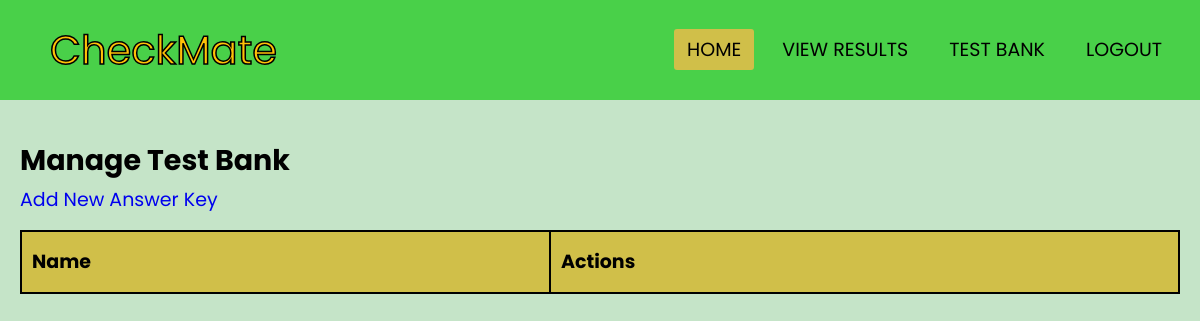
/manage_test_bank (signed in), run on an earlier commit of the app's database.
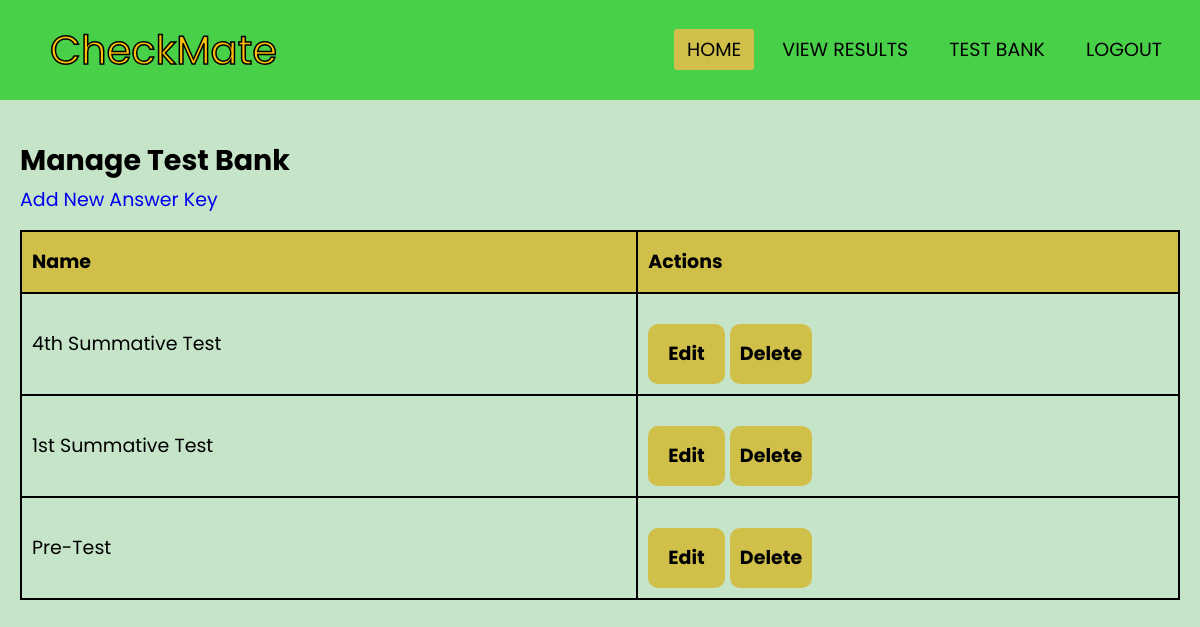
And on a later commit of the database.
### app.py (models this page shows)
class AnswerKey(db.Model):
    id = db.Column(db.Integer, primary_key=True)
    name = db.Column(db.String(100), nullable=False)  # Add name field
    file_path = db.Column(db.String(200), nullable=False)
    answers = db.Column(db.PickleType, nullable=False)

### app.py (the view)
@app.route('/manage_test_bank')
@login_required
def manage_test_bank():
    answer_keys = AnswerKey.query.all()
    return render_template('manage_test_bank.html', answer_keys=answer_keys)

### app.py (called while the page is built)
@login_manager.user_loader
def load_user(user_id):
    return User.query.get(int(user_id))

### templates/manage_test_bank.html (shortened to what this page needs)
{% extends 'home-base.html' %}
{% block content %}
<h2>Manage Test Bank</h2>
<a href="{{ url_for('createKey') }}">Add New Answer Key</a>
<table>
    <thead>
        <tr>
            <th>Name</th>
            <th>Actions</th>
        </tr>
    </thead>
    <tbody>
        {% for key in answer_keys %}
        <tr>
            <td>{{ key.name }}</td>
            <td>
                <a class="btn-group" href="{{ url_for('edit_answer_key', key_id=key.id) }}">Edit</a>
                <form action="{{ url_for('delete_answer_key', key_id=key.id) }}" method="POST" style="display:inline;">
                    <button type="submit" onclick="return confirm('Are you sure you want to delete this answer key?');">Delete</button>
                </form>
            </td>
        </tr>
        {% endfor %}
    </tbody>
</table>
{% endblock %}

What changed in the data, as far as the page shows it:
added AnswerKey: name "4th Summative Test"
added AnswerKey: name "1st Summative Test"
added AnswerKey: name "Pre-Test"
